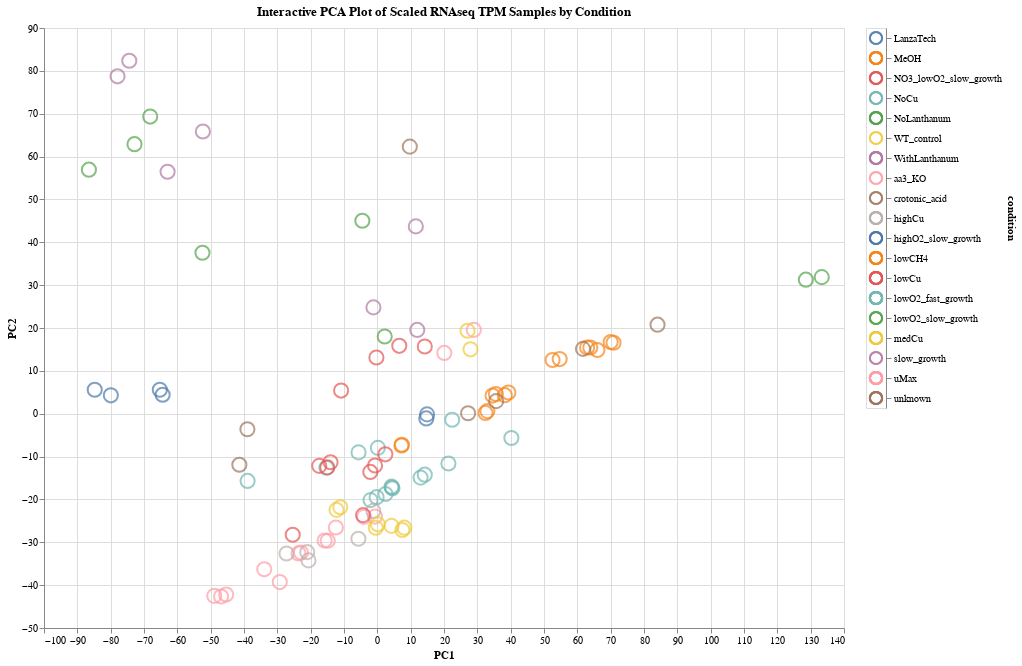

The notebook cell saved with this chart:
### Code cell
# Interactive Altair Plot that allows for tool-tip details for each data point
# and allows for the filtering of the data shown by clicking on the legend
# for SCALED tpm data

# Parameters: 
data = df_dim_reduced_scaled
title = "Interactive PCA Plot of Scaled RNAseq TPM Samples by Condition"
color_sort = "condition"
tooltips = ['sample_name', 'condition']

# Function Call <-- ** not working yet **
# altair_scatter(data, title, color_sort, tooltips):

# Filtering Mechanism (for the legend)
selection = alt.selection_multi(fields=[color_sort])

# Color change based on the selection field picked above
color = alt.condition(selection,
                      alt.Color(color_sort + ':N', legend=None),
                      alt.value('lightgray'))

scatter = alt.Chart(data, title = title).mark_point(size=200).encode(
    x='PC1',
    y='PC2',
    tooltip= tooltips,
    color=color
).properties(
    width =800, 
    height = 600
).interactive()

legend = alt.Chart(df_dim_reduced_raw).mark_point(size = 150).encode(
    y=alt.Y(color_sort, axis=alt.Axis(orient='right')),
    color=color
).add_selection(
    selection
)

scatter | legend

### Figure 1 — Vega-Lite specification as saved in the notebook (floating-point values rounded to 4 significant figures)
{"config": {"view": {"continuousWidth": 400, "continuousHeight": 300}}, "hconcat": [{"data": {"name": "data-05436c3c8df70a71ae89a8a8462e6fbf"}, "mark": {"type": "point", "size": 200}, "encoding": {"color": {"condition": {"type": "nominal", "field": "condition", "legend": null, "selection": "selector098"}, "value": "lightgray"}, "tooltip": [{"type": "nominal", "field": "sample_name"}, {"type": "nominal", "field": "condition"}], "x": {"type": "quantitative", "field": "PC1"}, "y": {"type": "quantitative", "field": "PC2"}}, "height": 600, "selection": {"selector099": {"type": "interval", "bind": "scales", "encodings": ["x", "y"]}}, "title": "Interactive PCA Plot of Scaled RNAseq TPM Samples by Condition", "width": 800}, {"data": {"name": "data-12f60f5691ab698061305e3144eb219e"}, "mark": {"type": "point", "size": 150}, "encoding": {"color": {"condition": {"type": "nominal", "field": "condition", "legend": null, "selection": "selector098"}, "value": "lightgray"}, "y": {"type": "nominal", "axis": {"orient": "right"}, "field": "condition"}}, "selection": {"selector098": {"type": "multi", "fields": ["condition"]}}}], "$schema": "https://vega.github.io/schema/vega-lite/v4.8.1.json", "datasets": {"data-05436c3c8df70a71ae89a8a8462e6fbf": [{"PC1": 133.3, "PC2": 31.87, "sample_name": "5GB1_ferm_Ack_QC_tpm", "condition": "lowO2_slow_growth"}, {"PC1": 128.6, "PC2": 31.28, "sample_name": "5GB1_ferm_WT_QC_tpm", "condition": "lowO2_slow_growth"}, {"PC1": -0.7099, "PC2": -24.02, "sample_name": "5GB1_FM03_TR1_QC_tpm", "condition": "uMax"}, {"PC1": -4.02, "PC2": -24.06, "sample_name": "5GB1_FM03_TR2_QC_tpm", "condition": "uMax"}, {"PC1": 22.45, "PC2": -1.407, "sample_name": "5GB1_FM11_TR1_QC_tpm", "condition": "lowO2_fast_growth"}, {"PC1": 0.1593, "PC2": -7.963, "sample_name": "5GB1_FM11_TR2_QC_tpm", "condition": "lowO2_fast_growth"}, {"PC1": 38.24, "PC2": 4.326, "sample_name": "5GB1_FM12_TR1_tpm", "condition": "lowCH4"}, {"PC1": 39.32, "PC2": 4.949, "sample_name": "5GB1_FM12_TR1_QC_tpm", "condition": "lowCH4"}, {"PC1": 34.57, "PC2": 4.234, "sample_name": "5GB1_FM12_TR2_tpm", "condition": "lowCH4"}, {"PC1": 35.56, "PC2": 4.611, "sample_name": "5GB1_FM12_TR2_QC_tpm", "condition": "lowCH4"}, {"PC1": 7.365, "PC2": -7.236, "sample_name": "5GB1_FM14_TR1_tpm", "condition": "lowCH4"}, {"PC1": 7.234, "PC2": -7.405, "sample_name": "5GB1_FM14_TR1_QC_tpm", "condition": "lowCH4"}, {"PC1": 33.02, "PC2": 0.6117, "sample_name": "5GB1_FM14_TR2_tpm", "condition": "lowCH4"}, {"PC1": 32.44, "PC2": 0.1838, "sample_name": "5GB1_FM14_TR2_QC_tpm", "condition": "lowCH4"}, {"PC1": 66.01, "PC2": 14.87, "sample_name": "5GB1_FM18_TR1_QC_tpm", "condition": "MeOH"}, {"PC1": 52.56, "PC2": 12.54, "sample_name": "5GB1_FM18_TR2_tpm", "condition": "MeOH"}, {"PC1": 54.71, "PC2": 12.75, "sample_name": "5GB1_FM18_TR2_QC_tpm", "condition": "MeOH"}, {"PC1": 62.93, "PC2": 15.46, "sample_name": "5GB1_FM18_TR3_tpm", "condition": "MeOH"}, {"PC1": 63.89, "PC2": 15.44, "sample_name": "5GB1_FM18_TR3_QC_tpm", "condition": "MeOH"}, {"PC1": 40.21, "PC2": -5.671, "sample_name": "5GB1_FM19_TR1_tpm", "condition": "lowO2_fast_growth"}, {"PC1": 14.24, "PC2": -14.23, "sample_name": "5GB1_FM19_TR1_QC_tpm", "condition": "lowO2_fast_growth"}, {"PC1": 12.97, "PC2": -14.91, "sample_name": "5GB1_FM19_TR1_UW_tpm", "condition": "lowO2_fast_growth"}, {"PC1": 4.322, "PC2": -17.23, "sample_name": "5GB1_FM19_TR3_tpm", "condition": "lowO2_fast_growth"}, {"PC1": 4.279, "PC2": -17.02, "sample_name": "5GB1_FM19_TR3_QC_tpm", "condition": "lowO2_fast_growth"}, {"PC1": -29.26, "PC2": -39.28, "sample_name": "5GB1_FM20_TR1_QC_tpm", "condition": "uMax"}, {"PC1": -48.92, "PC2": -42.5, "sample_name": "5GB1_FM20_TR2_QC_tpm", "condition": "uMax"}, {"PC1": -33.93, "PC2": -36.29, "sample_name": "5GB1_FM20_TR3_tpm", "condition": "uMax"}, {"PC1": -45.36, "PC2": -42.19, "sample_name": "5GB1_FM20_TR3_QC_tpm", "condition": "uMax"}, {"PC1": -46.88, "PC2": -42.66, "sample_name": "5GB1_FM20_TR3_UW_tpm", "condition": "uMax"}, {"PC1": -15.8, "PC2": -29.57, "sample_name": "5GB1_FM21_TR1_tpm", "condition": "uMax"}, {"PC1": -14.88, "PC2": -29.65, "sample_name": "5GB1_FM21_TR1_QC_tpm", "condition": "uMax"}, {"PC1": -12.43, "PC2": -26.56, "sample_name": "5GB1_FM21_TR2_tpm", "condition": "uMax"}, {"PC1": -22.91, "PC2": -32.4, "sample_name": "5GB1_FM21_TR2_QC_tpm", "condition": "uMax"}, {"PC1": -23.65, "PC2": -32.6, "sample_name": "5GB1_FM21_TR2_UW_tpm", "condition": "uMax"}, {"PC1": 2.452, "PC2": -18.74, "sample_name": "5GB1_FM22_TR1_tpm", "condition": "lowO2_fast_growth"}, {"PC1": 4.542, "PC2": -17.39, "sample_name": "5GB1_FM22_TR1_QC_tpm", "condition": "lowO2_fast_growth"}, {"PC1": 21.33, "PC2": -11.63, "sample_name": "5GB1_FM22_TR3_tpm", "condition": "lowO2_fast_growth"}, {"PC1": -0.2106, "PC2": -19.47, "sample_name": "5GB1_FM22_TR3_QC_tpm", "condition": "lowO2_fast_growth"}, {"PC1": -2.039, "PC2": -20.15, "sample_name": "5GB1_FM22_TR3_UW_tpm", "condition": "lowO2_fast_growth"}, {"PC1": 70.0, "PC2": 16.72, "sample_name": "5GB1_FM23_TR3_tpm", "condition": "MeOH"}, {"PC1": 70.87, "PC2": 16.55, "sample_name": "5GB1_FM23_TR3_QC_tpm", "condition": "MeOH"}, {"PC1": -5.635, "PC2": -9.021, "sample_name": "5GB1_FM34_T0_TR1_QC_tpm", "condition": "NoCu"}, {"PC1": 4.254, "PC2": -26.16, "sample_name": "5GB1_FM34_T3_TR3_QC_tpm", "condition": "medCu"}, {"PC1": -5.682, "PC2": -29.17, "sample_name": "5GB1_FM34_T4_TR3_QC_tpm", "condition": "highCu"}, {"PC1": -20.65, "PC2": -34.23, "sample_name": "5GB1_FM34_T5_TR2_QC_tpm", "condition": "highCu"}, {"PC1": -21.03, "PC2": -32.3, "sample_name": "5GB1_FM34_T6_TR3_QC_tpm", "condition": "highCu"}, {"PC1": -1.19, "PC2": -22.68, "sample_name": "5GB1_FM34_T7_TR3_QC_tpm", "condition": "highCu"}, {"PC1": -27.24, "PC2": -32.63, "sample_name": "5GB1_FM34_T8_TR1_QC_tpm", "condition": "highCu"}, {"PC1": -15.26, "PC2": -12.62, "sample_name": "5GB1_FM40_T0_TR1_QC_tpm", "condition": "NoCu"}, {"PC1": -38.92, "PC2": -15.69, "sample_name": "5GB1_FM40_T0m_TR2_tpm", "condition": "NoCu"}, {"PC1": -14.03, "PC2": -11.32, "sample_name": "5GB1_FM40_T10m_TR3_tpm", "condition": "lowCu"}, {"PC1": -14.99, "PC2": -12.52, "sample_name": "5GB1_FM40_T10m_TR3_QC_tpm", "condition": "lowCu"}, {"PC1": -11.12, "PC2": -21.83, "sample_name": "5GB1_FM40_T150m_TR1_QC_tpm", "condition": "medCu"}, {"PC1": -12.25, "PC2": -22.44, "sample_name": "5GB1_FM40_T150m_TR1_remake_tpm", "condition": "medCu"}, {"PC1": 8.1, "PC2": -26.59, "sample_name": "5GB1_FM40_T180m_TR1_tpm", "condition": "medCu"}, {"PC1": 7.519, "PC2": -27.14, "sample_name": "5GB1_FM40_T180m_TR1_QC_tpm", "condition": "medCu"}, {"PC1": -17.43, "PC2": -12.16, "sample_name": "5GB1_FM40_T20m_TR2_tpm", "condition": "lowCu"}, {"PC1": 2.404, "PC2": -9.472, "sample_name": "5GB1_FM40_T20m_TR2_QC_tpm", "condition": "lowCu"}, {"PC1": -0.6905, "PC2": -12.08, "sample_name": "5GB1_FM40_T40m_TR1_tpm", "condition": "lowCu"}, {"PC1": -2.103, "PC2": -13.58, "sample_name": "5GB1_FM40_T40m_TR1_QC_tpm", "condition": "lowCu"}, {"PC1": -25.38, "PC2": -28.24, "sample_name": "5GB1_FM40_T60m_TR1_tpm", "condition": "lowCu"}, {"PC1": -4.277, "PC2": -23.65, "sample_name": "5GB1_FM40_T60m_TR1_QC_tpm", "condition": "lowCu"}, {"PC1": 0.1398, "PC2": -25.81, "sample_name": "5GB1_FM40_T90m_TR2_tpm", "condition": "medCu"}, {"PC1": -0.456, "PC2": -26.6, "sample_name": "5GB1_FM40_T90m_TR2_QC_tpm", "condition": "medCu"}, {"PC1": 11.98, "PC2": 19.55, "sample_name": "5GB1_FM58_Td20h_TR1_QC_tpm", "condition": "slow_growth"}, {"PC1": -1.172, "PC2": 24.81, "sample_name": "5GB1_FM58_Td32h_TR3_QC_tpm", "condition": "slow_growth"}, {"PC1": 2.214, "PC2": 18.02, "sample_name": "5GB1_FM69_t2_TR1_tpm", "condition": "lowO2_slow_growth"}, {"PC1": -79.95, "PC2": 4.294, "sample_name": "5GB1_FM69_t3_TR1_tpm", "condition": "highO2_slow_growth"}, {"PC1": -84.78, "PC2": 5.594, "sample_name": "5GB1_FM69_t3_TR1_UW_tpm", "condition": "highO2_slow_growth"}, {"PC1": -64.41, "PC2": 4.427, "sample_name": "5GB1_FM69_t4_TR1_tpm", "condition": "highO2_slow_growth"}, {"PC1": -65.25, "PC2": 5.597, "sample_name": "5GB1_FM69_t4_TR1_UW_tpm", "condition": "highO2_slow_growth"}, {"PC1": -10.87, "PC2": 5.401, "sample_name": "5GB1_FM80_t2_TR1_tpm", "condition": "NO3_lowO2_slow_growth"}, {"PC1": -0.2746, "PC2": 13.11, "sample_name": "5GB1_FM80_t4_TR1_tpm", "condition": "NO3_lowO2_slow_growth"}, {"PC1": 14.24, "PC2": 15.69, "sample_name": "5GB1_FM81_t1_TR3_tpm", "condition": "NO3_lowO2_slow_growth"}, {"PC1": 6.581, "PC2": 15.84, "sample_name": "5GB1_FM81_t2_TR3_tpm", "condition": "NO3_lowO2_slow_growth"}, {"PC1": 14.92, "PC2": -0.1606, "sample_name": "5GB1_LTrecycle_TR1_tpm", "condition": "LanzaTech"}, {"PC1": 14.69, "PC2": -1.1, "sample_name": "5GB1_LTrecycle_TR1_QC_tpm", "condition": "LanzaTech"}, {"PC1": 11.55, "PC2": 43.71, "sample_name": "5GB1_vial_wLa_TR3_tpm", "condition": "WithLanthanum"}, {"PC1": -4.493, "PC2": 45.03, "sample_name": "5GB1_vial_woLa_TR2_tpm", "condition": "NoLanthanum"}, {"PC1": 9.742, "PC2": 62.32, "sample_name": "5GB1C_latelog_vial_TR2_QC_tpm", "condition": "unknown"}, {"PC1": 84.05, "PC2": 20.77, "sample_name": "br1_QC_tpm", "condition": "unknown"}, {"PC1": 61.7, "PC2": 15.13, "sample_name": "br2_QC_tpm", "condition": "unknown"}, {"PC1": 35.64, "PC2": 2.934, "sample_name": "ribo0_tpm", "condition": "unknown"}, {"PC1": 27.23, "PC2": 0.1111, "sample_name": "total_tpm", "condition": "unknown"}, {"PC1": 28.94, "PC2": 19.56, "sample_name": "5GB1_FM_85_TR1_tpm", "condition": "aa3_KO"}, {"PC1": 20.09, "PC2": 14.18, "sample_name": "5GB1_FM_85_TR2_tpm", "condition": "aa3_KO"}, {"PC1": 27.95, "PC2": 15.02, "sample_name": "5GB1_FM_86_TR1_tpm", "condition": "WT_control"}, {"PC1": 27.06, "PC2": 19.35, "sample_name": "5GB1_FM_87_TR1_tpm", "condition": "WT_control"}, {"PC1": -38.98, "PC2": -3.621, "sample_name": "5GB1_pA9_red_tpm", "condition": "crotonic_acid"}, {"PC1": -41.39, "PC2": -11.92, "sample_name": "5GB1_pA9_yellow_tpm", "condition": "crotonic_acid"}, {"PC1": -52.34, "PC2": 65.84, "sample_name": "5GB1C-5G-La-BR1_tpm", "condition": "WithLanthanum"}, {"PC1": -62.93, "PC2": 56.45, "sample_name": "5GB1C-5G-La-BR2_tpm", "condition": "WithLanthanum"}, {"PC1": -72.85, "PC2": 62.89, "sample_name": "5GB1C-5G-N-BR1_tpm", "condition": "NoLanthanum"}, {"PC1": -52.46, "PC2": 37.56, "sample_name": "5GB1C-5G-N-BR2_tpm", "condition": "NoLanthanum"}, {"PC1": -74.41, "PC2": 82.35, "sample_name": "5GB1C-JG15-La-BR1_tpm", "condition": "WithLanthanum"}, {"PC1": -77.95, "PC2": 78.73, "sample_name": "5GB1C-JG15-La-BR2_tpm", "condition": "WithLanthanum"}, {"PC1": -68.14, "PC2": 69.34, "sample_name": "5GB1C-JG15-N-BR1_tpm", "condition": "NoLanthanum"}, {"PC1": -86.53, "PC2": 56.94, "sample_name": "5GB1C-JG15-N-BR2_tpm", "condition": "NoLanthanum"}], "data-12f60f5691ab698061305e3144eb219e": [{"PC1": 422900.0, "PC2": 255300.0, "sample_name": "5GB1_ferm_Ack_QC_tpm", "condition": "lowO2_slow_growth"}, {"PC1": 398600.0, "PC2": 144200.0, "sample_name": "5GB1_ferm_WT_QC_tpm", "condition": "lowO2_slow_growth"}, {"PC1": -12220.0, "PC2": 13370.0, "sample_name": "5GB1_FM03_TR1_QC_tpm", "condition": "uMax"}, {"PC1": -12080.0, "PC2": 29990.0, "sample_name": "5GB1_FM03_TR2_QC_tpm", "condition": "uMax"}, {"PC1": 56360.0, "PC2": -35980.0, "sample_name": "5GB1_FM11_TR1_QC_tpm", "condition": "lowO2_fast_growth"}, {"PC1": 2884.0, "PC2": -9388.0, "sample_name": "5GB1_FM11_TR2_QC_tpm", "condition": "lowO2_fast_growth"}, {"PC1": 58770.0, "PC2": 41300.0, "sample_name": "5GB1_FM12_TR1_tpm", "condition": "lowCH4"}, {"PC1": 58200.0, "PC2": 37310.0, "sample_name": "5GB1_FM12_TR1_QC_tpm", "condition": "lowCH4"}, {"PC1": 53020.0, "PC2": 72940.0, "sample_name": "5GB1_FM12_TR2_tpm", "condition": "lowCH4"}, {"PC1": 51340.0, "PC2": 68340.0, "sample_name": "5GB1_FM12_TR2_QC_tpm", "condition": "lowCH4"}, {"PC1": -8377.0, "PC2": -16130.0, "sample_name": "5GB1_FM14_TR1_tpm", "condition": "lowCH4"}, {"PC1": -2712.0, "PC2": -9799.0, "sample_name": "5GB1_FM14_TR1_QC_tpm", "condition": "lowCH4"}, {"PC1": 33210.0, "PC2": -59160.0, "sample_name": "5GB1_FM14_TR2_tpm", "condition": "lowCH4"}, {"PC1": 38680.0, "PC2": -54010.0, "sample_name": "5GB1_FM14_TR2_QC_tpm", "condition": "lowCH4"}, {"PC1": 298700.0, "PC2": -98730.0, "sample_name": "5GB1_FM18_TR1_QC_tpm", "condition": "MeOH"}, {"PC1": 252800.0, "PC2": -22730.0, "sample_name": "5GB1_FM18_TR2_tpm", "condition": "MeOH"}, {"PC1": 255800.0, "PC2": -2649.0, "sample_name": "5GB1_FM18_TR2_QC_tpm", "condition": "MeOH"}, {"PC1": 310100.0, "PC2": -242000.0, "sample_name": "5GB1_FM18_TR3_tpm", "condition": "MeOH"}, {"PC1": 314100.0, "PC2": -245100.0, "sample_name": "5GB1_FM18_TR3_QC_tpm", "condition": "MeOH"}, {"PC1": -18290.0, "PC2": 42650.0, "sample_name": "5GB1_FM19_TR1_tpm", "condition": "lowO2_fast_growth"}, {"PC1": 460.3, "PC2": 7085.0, "sample_name": "5GB1_FM19_TR1_QC_tpm", "condition": "lowO2_fast_growth"}, {"PC1": -980.1, "PC2": 10760.0, "sample_name": "5GB1_FM19_TR1_UW_tpm", "condition": "lowO2_fast_growth"}, {"PC1": -33210.0, "PC2": 27390.0, "sample_name": "5GB1_FM19_TR3_tpm", "condition": "lowO2_fast_growth"}, {"PC1": -37090.0, "PC2": 22640.0, "sample_name": "5GB1_FM19_TR3_QC_tpm", "condition": "lowO2_fast_growth"}, {"PC1": -65100.0, "PC2": -14620.0, "sample_name": "5GB1_FM20_TR1_QC_tpm", "condition": "uMax"}, {"PC1": -91550.0, "PC2": 61050.0, "sample_name": "5GB1_FM20_TR2_QC_tpm", "condition": "uMax"}, {"PC1": -98110.0, "PC2": 51700.0, "sample_name": "5GB1_FM20_TR3_tpm", "condition": "uMax"}, {"PC1": -84170.0, "PC2": 17850.0, "sample_name": "5GB1_FM20_TR3_QC_tpm", "condition": "uMax"}, {"PC1": -83170.0, "PC2": 20930.0, "sample_name": "5GB1_FM20_TR3_UW_tpm", "condition": "uMax"}, {"PC1": -10050.0, "PC2": -15680.0, "sample_name": "5GB1_FM21_TR1_tpm", "condition": "uMax"}, {"PC1": -11060.0, "PC2": -20470.0, "sample_name": "5GB1_FM21_TR1_QC_tpm", "condition": "uMax"}, {"PC1": -58120.0, "PC2": 50530.0, "sample_name": "5GB1_FM21_TR2_tpm", "condition": "uMax"}, {"PC1": -33670.0, "PC2": 5705.0, "sample_name": "5GB1_FM21_TR2_QC_tpm", "condition": "uMax"}, {"PC1": -32210.0, "PC2": 9550.0, "sample_name": "5GB1_FM21_TR2_UW_tpm", "condition": "uMax"}, {"PC1": -12930.0, "PC2": 9088.0, "sample_name": "5GB1_FM22_TR1_tpm", "condition": "lowO2_fast_growth"}, {"PC1": -16980.0, "PC2": 332.1, "sample_name": "5GB1_FM22_TR1_QC_tpm", "condition": "lowO2_fast_growth"}, {"PC1": -39090.0, "PC2": 31070.0, "sample_name": "5GB1_FM22_TR3_tpm", "condition": "lowO2_fast_growth"}, {"PC1": -22000.0, "PC2": -13120.0, "sample_name": "5GB1_FM22_TR3_QC_tpm", "condition": "lowO2_fast_growth"}, {"PC1": -21440.0, "PC2": -9041.0, "sample_name": "5GB1_FM22_TR3_UW_tpm", "condition": "lowO2_fast_growth"}, {"PC1": 338100.0, "PC2": -189400.0, "sample_name": "5GB1_FM23_TR3_tpm", "condition": "MeOH"}, {"PC1": 340900.0, "PC2": -191900.0, "sample_name": "5GB1_FM23_TR3_QC_tpm", "condition": "MeOH"}, {"PC1": -56780.0, "PC2": -8.164, "sample_name": "5GB1_FM34_T0_TR1_QC_tpm", "condition": "NoCu"}, {"PC1": -45780.0, "PC2": -14410.0, "sample_name": "5GB1_FM34_T3_TR3_QC_tpm", "condition": "medCu"}, {"PC1": -57020.0, "PC2": 12480.0, "sample_name": "5GB1_FM34_T4_TR3_QC_tpm", "condition": "highCu"}, {"PC1": -90830.0, "PC2": 22220.0, "sample_name": "5GB1_FM34_T5_TR2_QC_tpm", "condition": "highCu"}, {"PC1": -84640.0, "PC2": 17280.0, "sample_name": "5GB1_FM34_T6_TR3_QC_tpm", "condition": "highCu"}, {"PC1": -9505.0, "PC2": 12930.0, "sample_name": "5GB1_FM34_T7_TR3_QC_tpm", "condition": "highCu"}, {"PC1": -86970.0, "PC2": 40690.0, "sample_name": "5GB1_FM34_T8_TR1_QC_tpm", "condition": "highCu"}, {"PC1": -18420.0, "PC2": -26800.0, "sample_name": "5GB1_FM40_T0_TR1_QC_tpm", "condition": "NoCu"}, {"PC1": -92850.0, "PC2": 40550.0, "sample_name": "5GB1_FM40_T0m_TR2_tpm", "condition": "NoCu"}, {"PC1": -49820.0, "PC2": 10650.0, "sample_name": "5GB1_FM40_T10m_TR3_tpm", "condition": "lowCu"}, {"PC1": -49440.0, "PC2": 10880.0, "sample_name": "5GB1_FM40_T10m_TR3_QC_tpm", "condition": "lowCu"}, {"PC1": -71710.0, "PC2": 54260.0, "sample_name": "5GB1_FM40_T150m_TR1_QC_tpm", "condition": "medCu"}, {"PC1": -70580.0, "PC2": 54350.0, "sample_name": "5GB1_FM40_T150m_TR1_remake_tpm", "condition": "medCu"}, {"PC1": -32550.0, "PC2": -11140.0, "sample_name": "5GB1_FM40_T180m_TR1_tpm", "condition": "medCu"}, {"PC1": -31170.0, "PC2": -10800.0, "sample_name": "5GB1_FM40_T180m_TR1_QC_tpm", "condition": "medCu"}, {"PC1": -69060.0, "PC2": 19310.0, "sample_name": "5GB1_FM40_T20m_TR2_tpm", "condition": "lowCu"}, {"PC1": -2228.0, "PC2": -67200.0, "sample_name": "5GB1_FM40_T20m_TR2_QC_tpm", "condition": "lowCu"}, {"PC1": -24360.0, "PC2": -20720.0, "sample_name": "5GB1_FM40_T40m_TR1_tpm", "condition": "lowCu"}, {"PC1": -21670.0, "PC2": -19790.0, "sample_name": "5GB1_FM40_T40m_TR1_QC_tpm", "condition": "lowCu"}, {"PC1": -133000.0, "PC2": 46650.0, "sample_name": "5GB1_FM40_T60m_TR1_tpm", "condition": "lowCu"}, {"PC1": -90990.0, "PC2": -16380.0, "sample_name": "5GB1_FM40_T60m_TR1_QC_tpm", "condition": "lowCu"}, {"PC1": -44170.0, "PC2": 11260.0, "sample_name": "5GB1_FM40_T90m_TR2_tpm", "condition": "medCu"}, {"PC1": -43110.0, "PC2": 11080.0, "sample_name": "5GB1_FM40_T90m_TR2_QC_tpm", "condition": "medCu"}, {"PC1": -114400.0, "PC2": 1727.0, "sample_name": "5GB1_FM58_Td20h_TR1_QC_tpm", "condition": "slow_growth"}, {"PC1": -147800.0, "PC2": 34650.0, "sample_name": "5GB1_FM58_Td32h_TR3_QC_tpm", "condition": "slow_growth"}, {"PC1": -71150.0, "PC2": -34870.0, "sample_name": "5GB1_FM69_t2_TR1_tpm", "condition": "lowO2_slow_growth"}, {"PC1": -67800.0, "PC2": -3359.0, "sample_name": "5GB1_FM69_t3_TR1_tpm", "condition": "highO2_slow_growth"}, {"PC1": -40160.0, "PC2": -49560.0, "sample_name": "5GB1_FM69_t3_TR1_UW_tpm", "condition": "highO2_slow_growth"}, {"PC1": -67640.0, "PC2": -5765.0, "sample_name": "5GB1_FM69_t4_TR1_tpm", "condition": "highO2_slow_growth"}, {"PC1": -38380.0, "PC2": -58520.0, "sample_name": "5GB1_FM69_t4_TR1_UW_tpm", "condition": "highO2_slow_growth"}, {"PC1": -95170.0, "PC2": 5124.0, "sample_name": "5GB1_FM80_t2_TR1_tpm", "condition": "NO3_lowO2_slow_growth"}, {"PC1": -80500.0, "PC2": -6892.0, "sample_name": "5GB1_FM80_t4_TR1_tpm", "condition": "NO3_lowO2_slow_growth"}, {"PC1": -73690.0, "PC2": -11180.0, "sample_name": "5GB1_FM81_t1_TR3_tpm", "condition": "NO3_lowO2_slow_growth"}, {"PC1": -88750.0, "PC2": -8012.0, "sample_name": "5GB1_FM81_t2_TR3_tpm", "condition": "NO3_lowO2_slow_growth"}, {"PC1": -72000.0, "PC2": -15450.0, "sample_name": "5GB1_LTrecycle_TR1_tpm", "condition": "LanzaTech"}, {"PC1": -71220.0, "PC2": -17300.0, "sample_name": "5GB1_LTrecycle_TR1_QC_tpm", "condition": "LanzaTech"}, {"PC1": 52920.0, "PC2": -121900.0, "sample_name": "5GB1_vial_wLa_TR3_tpm", "condition": "WithLanthanum"}, {"PC1": 9315.0, "PC2": -91360.0, "sample_name": "5GB1_vial_woLa_TR2_tpm", "condition": "NoLanthanum"}, {"PC1": 45300.0, "PC2": -39410.0, "sample_name": "5GB1C_latelog_vial_TR2_QC_tpm", "condition": "unknown"}, {"PC1": 275100.0, "PC2": 430500.0, "sample_name": "br1_QC_tpm", "condition": "unknown"}, {"PC1": 250400.0, "PC2": 338600.0, "sample_name": "br2_QC_tpm", "condition": "unknown"}, {"PC1": 34660.0, "PC2": -60810.0, "sample_name": "ribo0_tpm", "condition": "unknown"}, {"PC1": 62160.0, "PC2": -118700.0, "sample_name": "total_tpm", "condition": "unknown"}, {"PC1": -106000.0, "PC2": -514.5, "sample_name": "5GB1_FM_85_TR1_tpm", "condition": "aa3_KO"}, {"PC1": -72710.0, "PC2": -12050.0, "sample_name": "5GB1_FM_85_TR2_tpm", "condition": "aa3_KO"}, {"PC1": -6886.0, "PC2": -36530.0, "sample_name": "5GB1_FM_86_TR1_tpm", "condition": "WT_control"}, {"PC1": -102000.0, "PC2": -4759.0, "sample_name": "5GB1_FM_87_TR1_tpm", "condition": "WT_control"}, {"PC1": -34790.0, "PC2": -15250.0, "sample_name": "5GB1_pA9_red_tpm", "condition": "crotonic_acid"}, {"PC1": -4902.0, "PC2": -15280.0, "sample_name": "5GB1_pA9_yellow_tpm", "condition": "crotonic_acid"}, {"PC1": -16530.0, "PC2": -42480.0, "sample_name": "5GB1C-5G-La-BR1_tpm", "condition": "WithLanthanum"}, {"PC1": -79420.0, "PC2": 698.3, "sample_name": "5GB1C-5G-La-BR2_tpm", "condition": "WithLanthanum"}, {"PC1": -75250.0, "PC2": -10260.0, "sample_name": "5GB1C-5G-N-BR1_tpm", "condition": "NoLanthanum"}, {"PC1": -95020.0, "PC2": 18220.0, "sample_name": "5GB1C-5G-N-BR2_tpm", "condition": "NoLanthanum"}, {"PC1": -62340.0, "PC2": -13580.0, "sample_name": "5GB1C-JG15-La-BR1_tpm", "condition": "WithLanthanum"}, {"PC1": -59040.0, "PC2": -18450.0, "sample_name": "5GB1C-JG15-La-BR2_tpm", "condition": "WithLanthanum"}, {"PC1": -55130.0, "PC2": -11340.0, "sample_name": "5GB1C-JG15-N-BR1_tpm", "condition": "NoLanthanum"}, {"PC1": -134700.0, "PC2": 35530.0, "sample_name": "5GB1C-JG15-N-BR2_tpm", "condition": "NoLanthanum"}]}}
